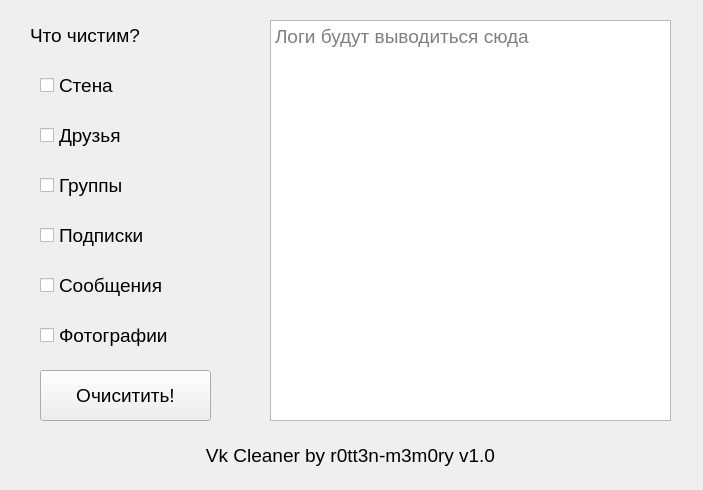
<?xml version="1.0" encoding="UTF-8"?>
<ui version="4.0">
 <class>vk_cleaner</class>
 <widget class="QMainWindow" name="vk_cleaner">
  <property name="geometry">
   <rect>
    <x>0</x>
    <y>0</y>
    <width>703</width>
    <height>490</height>
   </rect>
  </property>
  <property name="font">
   <font>
    <family>Arial</family>
    <pointsize>14</pointsize>
   </font>
  </property>
  <property name="windowTitle">
   <string>MainWindow</string>
  </property>
  <widget class="QWidget" name="centralwidget">
   <widget class="QCheckBox" name="checkbox_clear_wall">
    <property name="geometry">
     <rect>
      <x>40</x>
      <y>70</y>
      <width>111</width>
      <height>31</height>
     </rect>
    </property>
    <property name="text">
     <string>Стена</string>
    </property>
   </widget>
   <widget class="QCheckBox" name="checkbox_clear_friends">
    <property name="geometry">
     <rect>
      <x>40</x>
      <y>120</y>
      <width>121</width>
      <height>31</height>
     </rect>
    </property>
    <property name="text">
     <string>Друзья</string>
    </property>
   </widget>
   <widget class="QCheckBox" name="checkbox_clear_subscriptions">
    <property name="geometry">
     <rect>
      <x>40</x>
      <y>220</y>
      <width>151</width>
      <height>31</height>
     </rect>
    </property>
    <property name="text">
     <string>Подписки</string>
    </property>
   </widget>
   <widget class="QCheckBox" name="checkbox_clear_groups">
    <property name="geometry">
     <rect>
      <x>40</x>
      <y>170</y>
      <width>121</width>
      <height>31</height>
     </rect>
    </property>
    <property name="text">
     <string>Группы</string>
    </property>
   </widget>
   <widget class="QCheckBox" name="checkbox_clear_messages">
    <property name="geometry">
     <rect>
      <x>40</x>
      <y>270</y>
      <width>181</width>
      <height>31</height>
     </rect>
    </property>
    <property name="text">
     <string>Сообщения</string>
    </property>
   </widget>
   <widget class="QCheckBox" name="checkbox_clear_photos">
    <property name="geometry">
     <rect>
      <x>40</x>
      <y>320</y>
      <width>181</width>
      <height>31</height>
     </rect>
    </property>
    <property name="text">
     <string>Фотографии</string>
    </property>
   </widget>
   <widget class="QPushButton" name="vk_clear">
    <property name="geometry">
     <rect>
      <x>40</x>
      <y>370</y>
      <width>171</width>
      <height>51</height>
     </rect>
    </property>
    <property name="text">
     <string>Очиситить!</string>
    </property>
   </widget>
   <widget class="QLabel" name="label">
    <property name="geometry">
     <rect>
      <x>30</x>
      <y>20</y>
      <width>171</width>
      <height>31</height>
     </rect>
    </property>
    <property name="text">
     <string>Что чистим?</string>
    </property>
   </widget>
   <widget class="QTextBrowser" name="log_browser">
    <property name="geometry">
     <rect>
      <x>270</x>
      <y>20</y>
      <width>401</width>
      <height>401</height>
     </rect>
    </property>
    <property name="placeholderText">
     <string>Логи будут выводиться сюда</string>
    </property>
   </widget>
   <widget class="QLabel" name="label_2">
    <property name="geometry">
     <rect>
      <x>30</x>
      <y>440</y>
      <width>641</width>
      <height>31</height>
     </rect>
    </property>
    <property name="text">
     <string>Vk Cleaner by r0tt3n-m3m0ry v1.0</string>
    </property>
    <property name="alignment">
     <set>Qt::AlignCenter</set>
    </property>
   </widget>
  </widget>
 </widget>
 <resources/>
 <connections/>
</ui>
